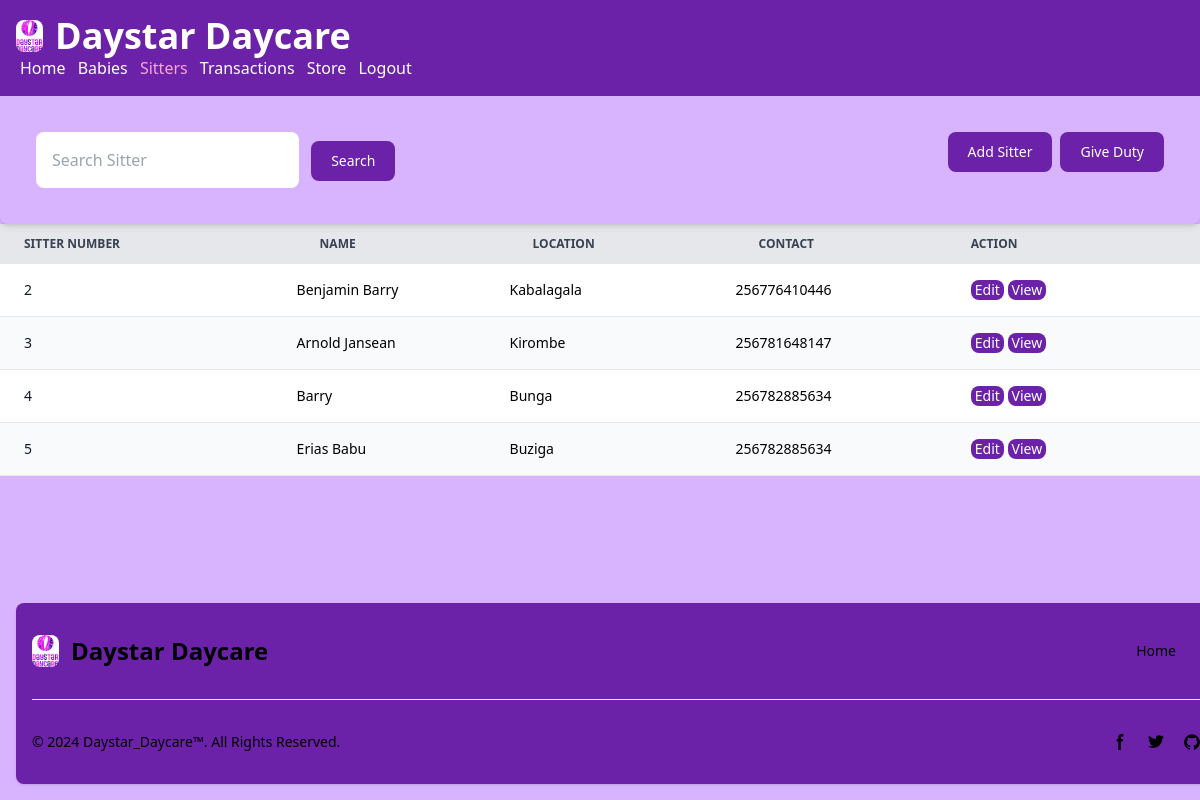
The app's page /sitter/, older data.
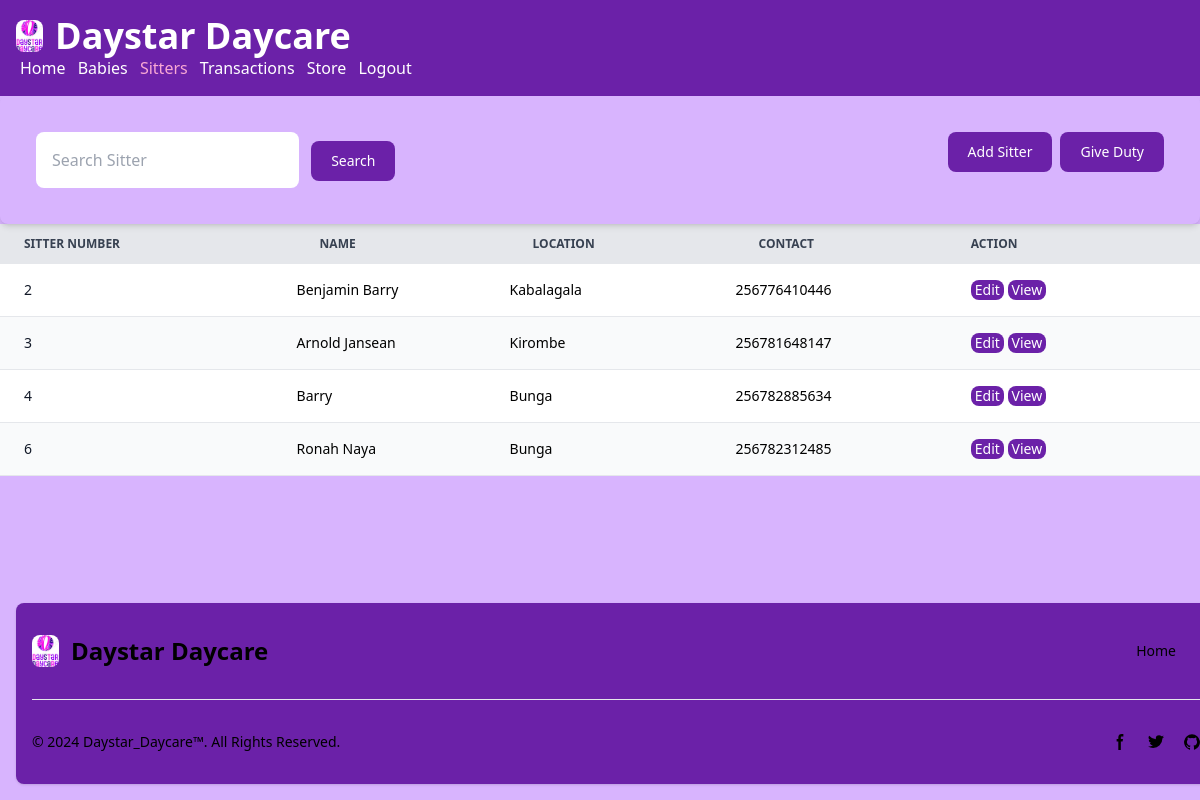
The same page, newer data.
### daystar_app/models.py (models this page shows, shortened)
class Sitter(models.Model):
    name = models.CharField(max_length=100)
    location = models.CharField(max_length=200)
    dob = models.DateField()
    gender = models.CharField(max_length=25)
    next_kin = models.CharField(max_length=100)
    nin = models.CharField(max_length=100)
    recomm_name = models.CharField(max_length=100)
    religion = models.CharField(max_length=50)
    level_education = models.CharField(max_length=200)
    contact = models.IntegerField()

### daystar_app/views.py (the view)
# urls.py: path('', views.sitter_home, name="sitter"),
def sitter_home(request):
    form = SitterForm()
    sitterlist = Sitter.objects.all()
    return render(request,'daystar_app/sitter.html', {'sitterlist':sitterlist})

### daystar_app/templates/daystar_app/sitter.html (shortened to what the changed rows need)
{% load static %}
<!DOCTYPE html>
<html lang="en">
<head>
    <script src="https://cdn.tailwindcss.com"></script>
</head>
<body class="bg-purple-300 flex flex-col h-screen">
    <div class="flex-grow">
        <table class="w-full text-sm text-left rtl:text-right text-black-500 dark:text-gray-400 rounded">
            <thead class="text-xs text-gray-700 uppercase bg-gray-200 dark:bg-gray-700 dark:text-gray-400">
                <tr>
                    <th scope="col" class="px-6 py-3 text-left">
                        Sitter Number
                    </th>
                    <th scope="col" class="px-6 py-3 text-left">
                        Name
                    </th>
                    <th scope="col" class="px-6 py-3 text-left">
                        Location
                    </th>
                    <th scope="col" class="px-6 py-3 text-left">
                        Contact
                    </th>
                    <th scope="col" class="px-6 py-3 text-left">
                        Action
                    </th>
                </tr>
            </thead>
            <tbody>
                {% for sitter in sitterlist %}
                <tr class="odd:bg-white odd:dark:bg-gray-900 even:bg-gray-50 even:dark:bg-gray-800 border-b dark:border-gray-700">
                    <th scope="row" class="px-6 py-4 font-medium text-gray-900 whitespace-nowrap dark:text-white">{{ sitter.id }}</th>
                    <td px-6 py-4>{{ sitter.name }}</td>
                    <td px-6 py-4>{{ sitter.location }}</td>
                    <td px-6 py-4>{{ sitter.contact }}</td>
                    <td class="px-6 py-4">
                        <a href="{% url "editsitter" sitter.id %}">
                            <button type="submit" class="px-1 py-0 bg-purple-800 text-white hover:bg-pink-300 rounded-lg">Edit</button>
                        </a>
                        <a href="/sitter/view/{{ sitter.id }}/">
                            <button type="submit" class="px-1 py-0 bg-purple-800 text-white hover:bg-pink-300 rounded-lg">View</button>
                        </a>
                    </td>
                </tr>
                {% endfor %}
            </tbody>
        </table>
    </div>
</body>
</html>

Row changes from the older to the newer data that the page shows:
removed Sitter: id "5", name "Erias Babu", location "Buziga", contact "256782885634"
added Sitter: id "6", name "Ronah Naya", location "Bunga", contact "256782312485"
